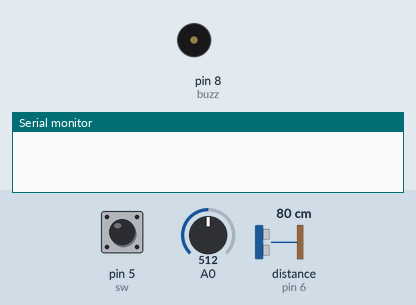
Recording of a sketch running on a simulated Arduino Uno, built with avr-gcc and run on an emulated ATmega328P. On the bench: buzzer (waves = sounding), the last lines printed to the serial monitor. Wiring (inferred from the names in the program): ultrasonic range finder: trigger pin 7; echo pin 6. The inputs (shaded band) are chosen by the test bench; at power-on: A0 = 512, distance to the obstacle (sensor on pin 6) 80 cm, pin 5 (sw) LOW. The echo pulse lasts 58.3 µs per cm.

Above: at 1.2 s.
1.3 s: A0 set to 590
2.8 s: A0 set to 617
At 3.7 s:
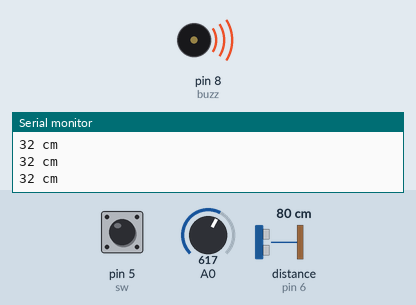
4.3 s: distance to the obstacle (sensor on pin 6) set to 4 cm
At 5.2 s:
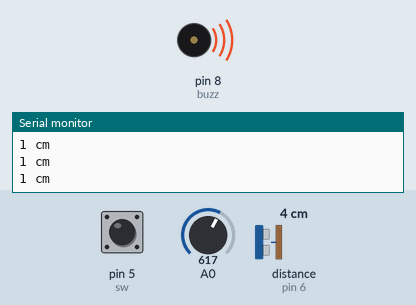
5.8 s: distance to the obstacle (sensor on pin 6) set to 2 cm
At 7.2 s:
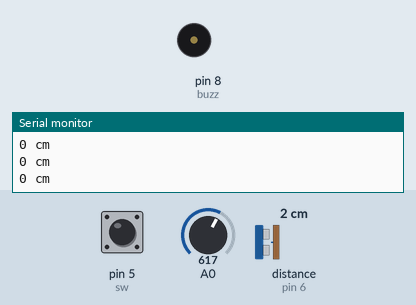
Timing chart, 0 to 8.3 s (numbered marks = the images above; inputs shaded):
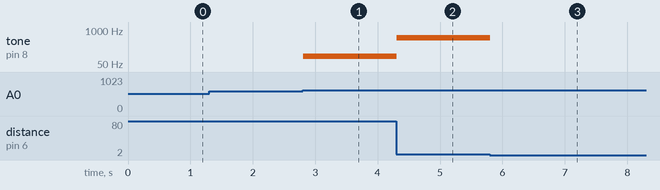

Measured:
- the behaviour switches between 599 and 600 on A0 (found by bisection; images 0 and 1)
- the behaviour switches between 3 and 2 cm on distance to the obstacle (sensor on pin 6) (found by bisection; images 2 and 3)
- after the input at 1.3 s, every drawn part: stays the same
- after the input at 2.8 s, tone on pin 8 (buzz): silent → 100 Hz at once
- after the input at 4.3 s, tone on pin 8 (buzz): 100 Hz → 500 Hz at once
- after the input at 5.8 s, tone on pin 8 (buzz): 500 Hz → silent at once

The sketch:

Home_security_system.ino
```cpp
#define sw 5
#define echo 6
#define trig 7
#define buzz 8

int sound = 0;
int Resistance = 0;
int Switch = 0;
void setup()
{
  Serial.begin(9600);
  pinMode(trig,OUTPUT);
  pinMode(echo,INPUT);
  pinMode(buzz,OUTPUT);
  pinMode(sw,INPUT);
}

void loop()
{

  long durationindigit, distance;
  digitalWrite(trig, LOW);
  delayMicroseconds(2);
  digitalWrite(trig, HIGH);
  delayMicroseconds(10);
  digitalWrite(trig, LOW);
  durationindigit = pulseIn(echo, HIGH);
  distance = (durationindigit/5) / 29;
  Resistance=analogRead(A0);
  Switch=digitalRead(sw);


  if(Resistance >= 600 || Switch == HIGH){
    Serial.print(distance);
 	Serial.println(" cm");

    if (distance < 70) {
      sound = 100;
    }
  	if (distance < 30) {
      sound = 300;
    }
 	if (distance < 15) {
      sound = 500;
    }
    if (distance > 70 || distance <= 0){
      noTone(buzz);
  	}
	else {
      tone(buzz, sound);
	}
  }

  else{
    noTone(buzz);
  }

}
```
